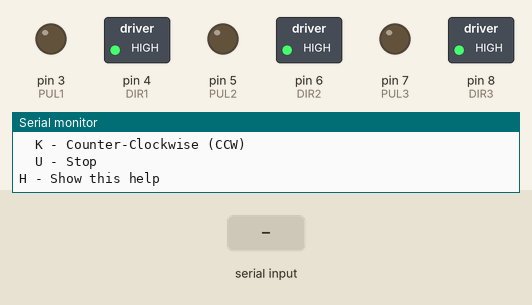
The sketch below on a simulated Arduino Uno, built with avr-gcc and run on an emulated ATmega328P. On the bench: switched loads named in the sketch (green lamp = pin HIGH), output pins drawn as LEDs (lit = HIGH), the last lines printed to the serial monitor. The inputs (shaded band) are chosen by the test bench.

Above: at 1.2 s.
1.3 s: "W\n" received over Serial
At 2.5 s:
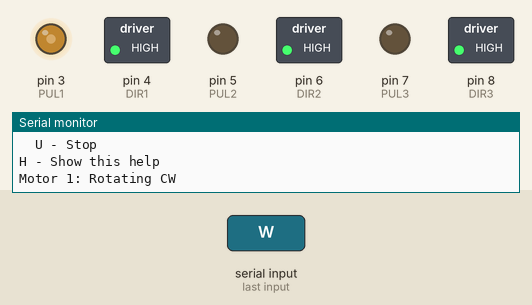
2.8 s: "S\n" received over Serial
At 3.8 s:
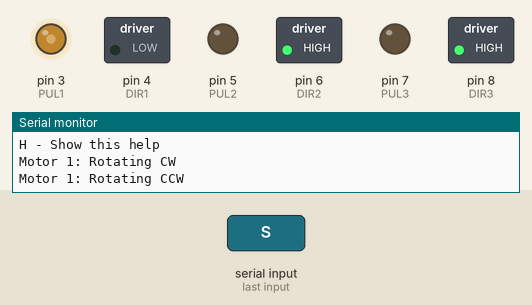
4.3 s: "Q\n" received over Serial
At 5.2 s:
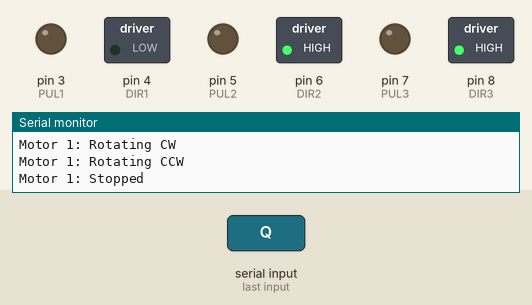
5.8 s: "E\n" received over Serial
At 7.0 s:
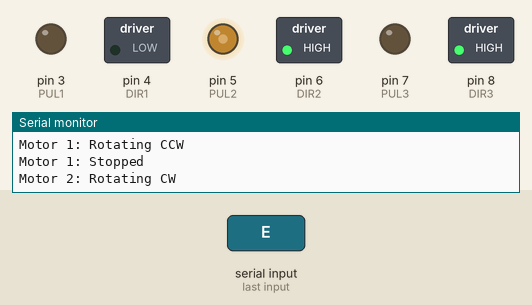
7.3 s: "D\n" received over Serial
At 8.4 s:
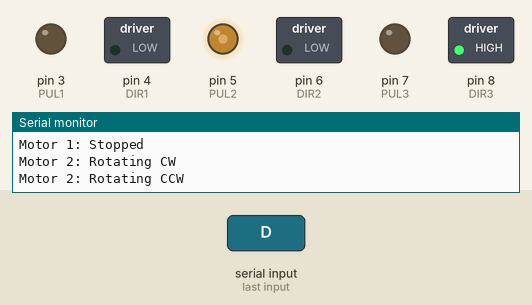
8.8 s: "A\n" received over Serial
At 9.8 s:
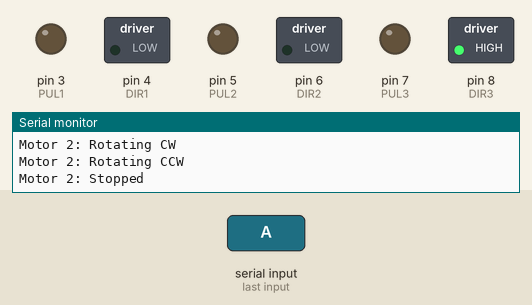
Timing chart, 0 to 11.3 s (numbered marks = the images above; inputs shaded):
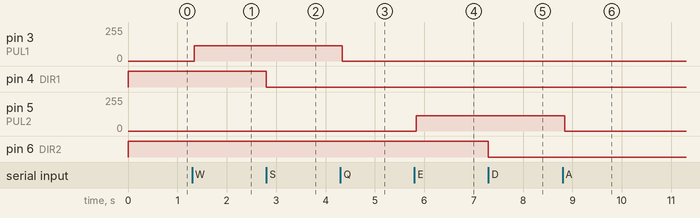

Measured:
- after the input at 1.3 s, pin 3 (PUL1): 0/255 → 116/255 at once
- after the input at 2.8 s, pin 4 (DIR1): HIGH → LOW at once
- after the input at 4.3 s, pin 3 (PUL1): 116/255 → 0/255 at once
- after the input at 5.8 s, pin 5 (PUL2): 0/255 → 116/255 at once
- after the input at 7.3 s, pin 6 (DIR2): HIGH → LOW at once
- after the input at 8.8 s, pin 5 (PUL2): 116/255 → 0/255 at once

The sketch:

motor_control_for_arm.ino
```cpp
// Motor 1 Pins
#define PUL1 3
#define DIR1 4

// Motor 2 Pins
#define PUL2 5
#define DIR2 6

// Motor 3 Pins
#define PUL3 7
#define DIR3 8

#define STEP_DELAY 150  // Fixed delay of 10μs

// Motor state structure
struct MotorState {
  bool rotating = false;
  bool direction = HIGH;  // HIGH for CW, LOW for CCW
};

MotorState motor1;
MotorState motor2;
MotorState motor3;

void setup() {
  // Set pin modes
  pinMode(PUL1, OUTPUT);
  pinMode(DIR1, OUTPUT);
  pinMode(PUL2, OUTPUT);
  pinMode(DIR2, OUTPUT);
  pinMode(PUL3, OUTPUT);
  pinMode(DIR3, OUTPUT);

  // Initialize all motor directions
  digitalWrite(DIR1, motor1.direction);
  digitalWrite(DIR2, motor2.direction);
  digitalWrite(DIR3, motor3.direction);

  Serial.begin(115200);
  Serial.println("Triple Stepper Motor Control");
  printHelp();
}

void loop() {
  handleSerialInput();
  pulseStepper(PUL1, motor1);
  pulseStepper(PUL2, motor2);
  pulseStepper(PUL3, motor3);
}

void handleSerialInput() {
  while (Serial.available() > 0) {
    char c = toupper(Serial.read());

    switch (c) {
      // Motor 1 controls
      case 'W':
        motor1.direction = HIGH;
        motor1.rotating = true;
        digitalWrite(DIR1, motor1.direction);
        Serial.println("Motor 1: Rotating CW");
        break;
      case 'S':
        motor1.direction = LOW;
        motor1.rotating = true;
        digitalWrite(DIR1, motor1.direction);
        Serial.println("Motor 1: Rotating CCW");
        break;
      case 'Q':
        motor1.rotating = false;
        Serial.println("Motor 1: Stopped");
        break;

      // Motor 2 controls
      case 'E':
        motor2.direction = HIGH;
        motor2.rotating = true;
        digitalWrite(DIR2, motor2.direction);
        Serial.println("Motor 2: Rotating CW");
        break;
      case 'D':
        motor2.direction = LOW;
        motor2.rotating = true;
        digitalWrite(DIR2, motor2.direction);
        Serial.println("Motor 2: Rotating CCW");
        break;
      case 'A':
        motor2.rotating = false;
        Serial.println("Motor 2: Stopped");
        break;

      // Motor 3 controls
      case 'I':
        motor3.direction = HIGH;
        motor3.rotating = true;
        digitalWrite(DIR3, motor3.direction);
        Serial.println("Motor 3: Rotating CW");
        break;
      case 'K':
        motor3.direction = LOW;
        motor3.rotating = true;
        digitalWrite(DIR3, motor3.direction);
        Serial.println("Motor 3: Rotating CCW");
        break;
      case 'U':
        motor3.rotating = false;
        Serial.println("Motor 3: Stopped");
        break;

      // Help
      case 'H':
        printHelp();
        break;

      default:
        if (c != '\n' && c != '\r') {
          Serial.println("Invalid command. Press H for help.");
        }
    }
  }
}

void pulseStepper(uint8_t pulPin, MotorState motor) {
  if (motor.rotating) {
    digitalWrite(pulPin, HIGH);
    delayMicroseconds(STEP_DELAY / 2);
    digitalWrite(pulPin, LOW);
    delayMicroseconds(STEP_DELAY / 2);
  }
}

void printHelp() {
  Serial.println("Controls:");
  Serial.println("Motor 1:");
  Serial.println("  W - Clockwise (CW)");
  Serial.println("  S - Counter-Clockwise (CCW)");
  Serial.println("  Q - Stop");
  Serial.println("Motor 2:");
  Serial.println("  E - Clockwise (CW)");
  Serial.println("  D - Counter-Clockwise (CCW)");
  Serial.println("  A - Stop");
  Serial.println("Motor 3:");
  Serial.println("  I - Clockwise (CW)");
  Serial.println("  K - Counter-Clockwise (CCW)");
  Serial.println("  U - Stop");
  Serial.println("H - Show this help");
}
```
